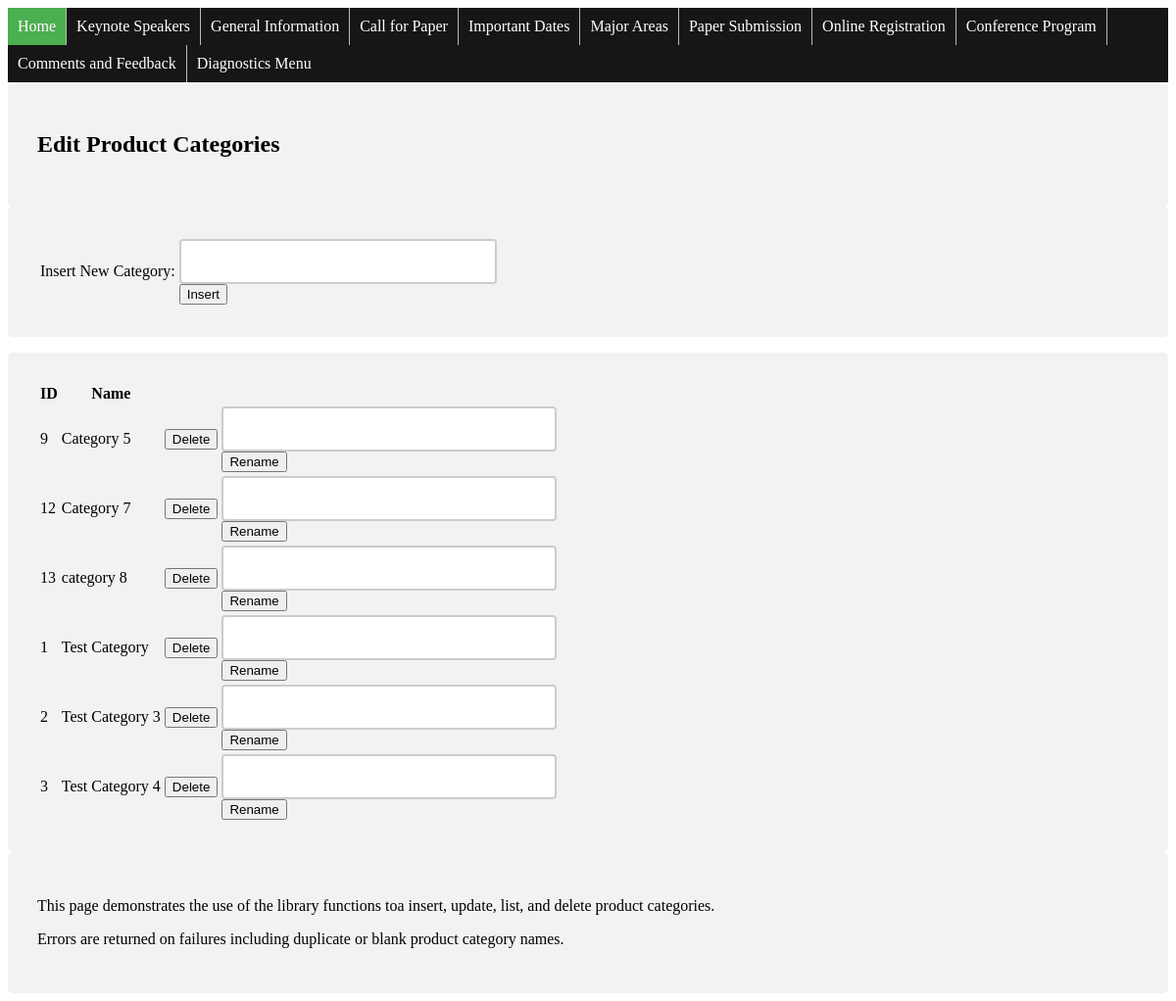
The page /testCategories.php on the database its author committed.
### tables this page shows
CREATE TABLE IF NOT EXISTS `wa_product_categories` (
  `ID` int(11) NOT NULL AUTO_INCREMENT,
  `CATEGORY_NAME` varchar(20) NOT NULL,
  PRIMARY KEY (`ID`),
  UNIQUE KEY `CATEGORY_NAME` (`CATEGORY_NAME`)
);

### models/ProdCatModel.php (called while the page is built, shortened)
<?php
class ProdCatModel {
    private $pdo;
    private $table = 'wa_product_categories';
    public function __construct($inPdo) {
        if ($inPdo instanceof PDO) {
            $this->pdo = $inPdo;
        } else {
            die("Object Type Error");
        }
    }
    public function getList() {
        $stmt = $this->pdo->prepare("SELECT * FROM $this->table");
        $stmt->execute();
        $cats = $stmt->fetchAll();
        return $cats;
    }
}
?>

### public_html/testCategories.php (the view, shortened to what this page needs)
<!DOCTYPE html>
<?php
require '../controllers/connectDb.php';
require '../models/ProdCatModel.php';
$PCM = new ProdCatModel($pdo);
$cat_ra = $PCM->getList();
?>
<html>
    <head>
            <link rel="stylesheet" type="text/css" href="./styles.css">
    </head>
    <body>
        <?php echo(file_get_contents('.\menu.html')) ?>
        <div><h2>Edit Product Categories</h2></div>
        <div>
            <table>
                <tr>
                    <td>Insert New Category:</td>
                    <td>
                        <form action = "<?php filter_input(INPUT_SERVER, 'REQUEST_URI') ?>" method='post'>
                            <input type="text" name="catName">
                            <input type="submit" name="btnInsert" value ="Insert">
                        </form>
                    </td>
                </tr>
            </table>
        </div>
        <p>
        <div>
            <table>
                <tr>
                    <th>ID</th>
                    <th>Name</th>
                </tr>
                <?php
                foreach ($cat_ra as $row) {
                    echo('<tr>');
                    echo('<td>' . $row['ID'] . '</td><td>' . $row['CATEGORY_NAME'] . '</td>');
                    echo('<td>' . "\n" .
                    "<form action = " . $_SERVER['REQUEST_URI'] . " method='post'>" . "\n" .
                    "<input type='hidden' name='catID' value=" . $row['ID'] . ">" . "\n" .
                    "<input type='submit' name='btnDelete' value='Delete'>" . "\n" .
                    "</form>" . "\n" .
                    '</td>' . "\n");
                    echo('<td>' . "\n" .
                    "<form action = " . $_SERVER['REQUEST_URI'] . " method='post'>" . "\n" .
                    "<input type='hidden' name='catID' value=" . $row['ID'] . ">" . "\n" .
                    "<input type='text' name= 'renameValue' value=''>" . "\n" .
                    "<input type='submit' name='btnRename' value='Rename'>" . "\n" .
                    "</form>" . "\n" .
                    '</td>' . "\n");
                    echo('</tr>');
                }
                ?>
            </table>
        </div>
        <div>
            <p>This page demonstrates the use of the library functions toa
                insert, update, list, and delete product categories.</p>
            <p>Errors are returned on failures including duplicate or blank product category names.</p>
        </div>
    </body>
</html>

### public_html/styles.css (style rules this page uses)
ul { list-style-type: none; margin: 0; padding: 0; overflow: hidden; background-color: #171515; }
li { float: left; border-right:1px solid #bbb; }
li:last-child { border-right: none; }
li a { display: block; color: white; text-align: center; padding: 14px 16px; text-decoration: none; }
li a, .dropbtn { display: inline-block; color: white; text-align: center; padding: 10px; text-decoration: none; }
li a.active { background-color: #4CAF50; color: white; }
li.dropdown { display: inline-block; }
div { border-radius: 5px; background-color: #f2f2f2; padding: 30px; }

### rows shown on the page
wa_product_categories: ID "9", CATEGORY_NAME "Category 5"
wa_product_categories: ID "12", CATEGORY_NAME "Category 7"
wa_product_categories: ID "13", CATEGORY_NAME "category 8"
wa_product_categories: ID "1", CATEGORY_NAME "Test Category"
wa_product_categories: ID "2", CATEGORY_NAME "Test Category 3"
wa_product_categories: ID "3", CATEGORY_NAME "Test Category 4"

### other values the page prints
file_get_contents('.\menu.html') "Home Keynote Speakers General Information Call for Paper Important Dates Major Areas Paper Submission Online Registration Conference Program Comments and Feedback Diagnostics Menu"
